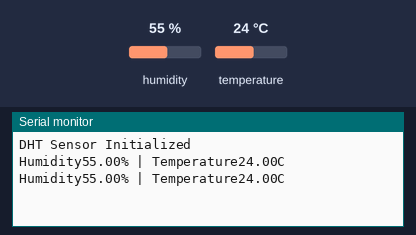
This program was run on a simulated Arduino Uno R4 WiFi. Shown: the last lines printed to the serial monitor. The inputs (shaded band) are chosen by the test bench; at power-on: humidity 55 %, temperature 24 °C.

Above: at 2.8 s.
2.9 s: humidity set to 22 %
At 5.2 s:
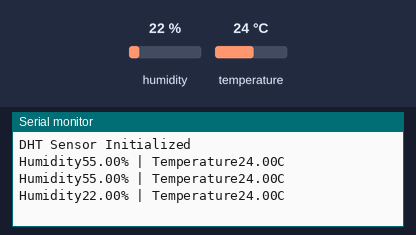
5.6 s: temperature set to 12 °C
At 7.5 s:
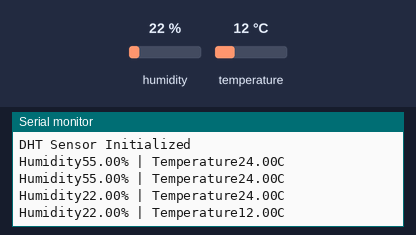
8.3 s: humidity set to 40 %
At 11.1 s:
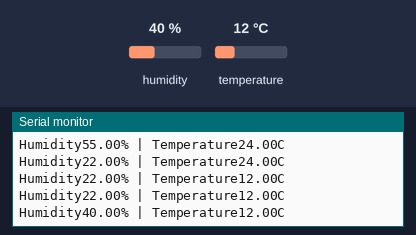
Timing chart, 0 to 12.6 s (numbered marks = the images above; inputs shaded):
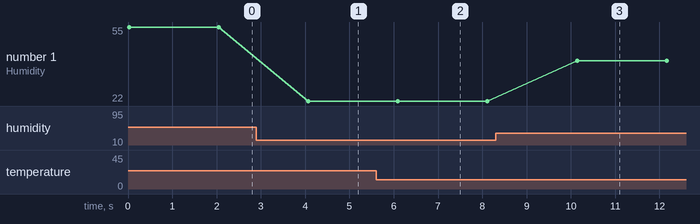

The program:

main.cpp
```cpp
// DHT11 sensor is used to measure temperature and humidity of the surrounding air .

#include <Arduino.h>
#include <DHT.h>

// Pin initialization
#define  DHTPIN 2
#define DHTTYPE DHT11
DHT dht(DHTPIN, DHTTYPE);

void setup() {
    // write your initialization code here
    Serial.begin(9600);
    dht.begin();
    Serial.println("DHT Sensor Initialized");

}
void loop() {
    // write your code here
    float humidity = dht.readHumidity();
    float tempreture = dht.readTemperature();
    if (isnan(humidity) || isnan(tempreture)){
        Serial.println("Failed to read from dht sensor!");
        delay(2000);
        return;
    }
    Serial.print("Humidity");
    Serial.print(humidity);
    Serial.print("% | ");
    Serial.print("Temperature");
    Serial.print(tempreture);
    Serial.println("C");
    delay(2000);


}
```

Measured:
- after the input at 2.9 s, the serial monitor: prints a new line after 1.2 s (image 1)
- after the input at 5.6 s, the serial monitor: prints a new line after 0.49 s (image 2)
- after the input at 8.3 s, the serial monitor: prints a new line after 1.8 s (image 3)
- plotted number 1: 55 → 22 after the input at 2.9 s, 22 → 40 after the input at 8.3 s
